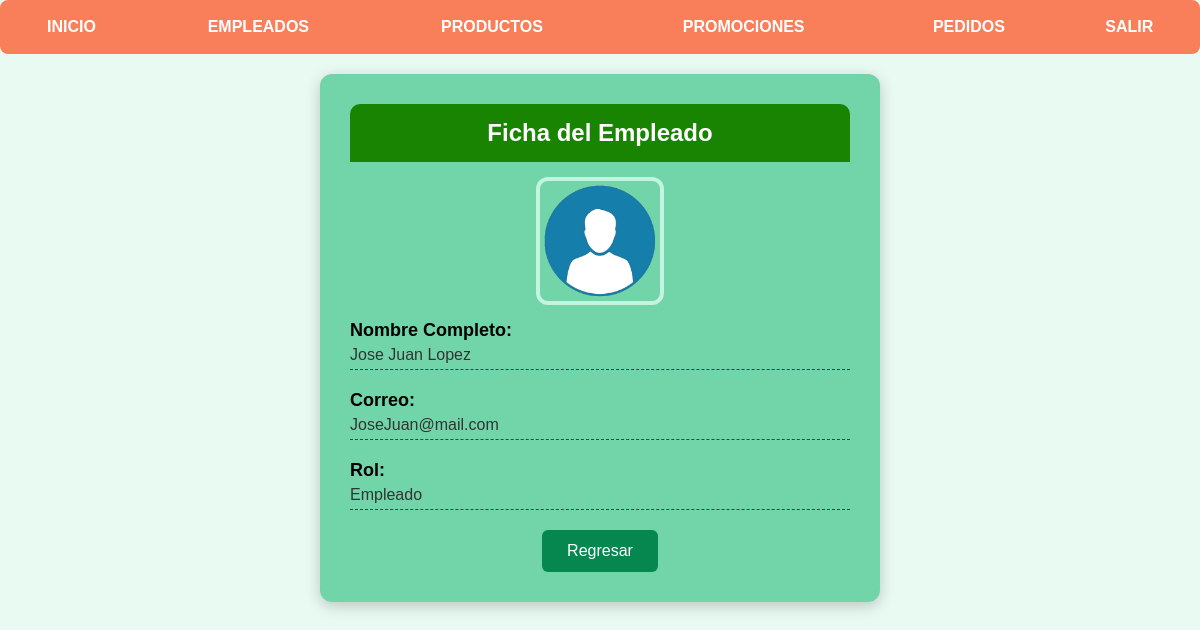
The page /verDetalle_empleados.php?id=3 (signed in) on the database its author committed.
### tables this page shows
CREATE TABLE `empleados` (
  `id` int(128) NOT NULL,
  `nombre` varchar(128) NOT NULL,
  `apellidos` varchar(128) NOT NULL,
  `correo` varchar(128) NOT NULL,
  `pass` varchar(128) NOT NULL,
  `rol` int(1) NOT NULL,
  `archivo_n` varchar(255) NOT NULL,
  `archivo` varchar(128) NOT NULL,
  `eliminado` int(1) NOT NULL DEFAULT 0
);

### verDetalle_empleados.php (the view, shortened to what this page needs)
<?php
$con = conecta();
$id = $_GET['id'] ?? 0;
$query = "SELECT * FROM empleados WHERE id = $id AND eliminado = 0";
$result = mysqli_query($con, $query);
$empleado = mysqli_fetch_assoc($result);
?>
<!DOCTYPE html>
<html lang="es">
<head>
</head>
<body>
<?php
        include('menu_navegacion.php');
?>
<div class="container">
    <div class="header">
        Ficha del Empleado
    </div>
    <div class="photo">
        <div class="photo-container">
        <img src="archivos/<?php echo $empleado['archivo_n']; ?>" alt="Foto del empleado" width="150">
        </div>
    </div>
    <div class="info">
        <label>Nombre Completo:</label>
        <span><?php echo $empleado['nombre'] . ' ' . $empleado['apellidos']; ?></span>
    </div>
    <div class="info">
        <label>Correo:</label>
        <span><?php echo $empleado['correo']; ?></span>
    </div>
    <div class="info">
        <label>Rol:</label>
        <span>
            <?php
            switch ($empleado['rol']) {
                case 1:
                    echo 'Empleado';
                    break;
            }
            ?>
        </span>
    </div>
    <div class="button-container">
        <a href="empleados_lista.php">Regresar</a>
    </div>
</div>
</body>
</html>

### verDetalle_empleados.php (style rules this page uses)
body { font-family: Arial, sans-serif; margin: 0; padding: 0; background-color: #E8FAF2; }
.container { max-width: 500px; margin: 0 auto; background-color: #72D5AA; padding: 30px; border-radius: 12px; box-shadow: 0 4px 15px rgba(0, 0, 0, 0.2); }
.header { background-color: #198401; color: white; padding: 15px; border-radius: 10px 10px 0 0; text-align: center; font-size: 24px; font-weight: bold; }
.info { margin-bottom: 20px; }
.info label { font-weight: bold; font-size: 18px; display: block; margin-bottom: 5px; }
.info span { display: block; font-size: 16px; color: #333; border-bottom: 1px dashed #CE0101; padding-bottom: 5px; }
.photo { display: flex; justify-content: center; margin: 15px 0; }
.photo-container { width: 120px; height: 120px; border-radius: 12px; overflow: hidden; border: 4px solid #C4F3DF; }
.photo-container img { width: 100%; height: 100%; object-fit: cover; display: block; }
.button-container { text-align: center; margin-top: 20px; }
.button-container a { display: inline-block; padding: 12px 25px; background-color: #05874F; color: white; text-decoration: none; border-radius: 6px; transition: background-color 0.3s; }

### menu_navegacion.php (style rules this page uses)
body { font-family: Arial, sans-serif; }

### rows shown on the page
empleados: archivo_n (picture), nombre "Jose Juan", apellidos "Lopez", correo "JoseJuan@mail.com"
